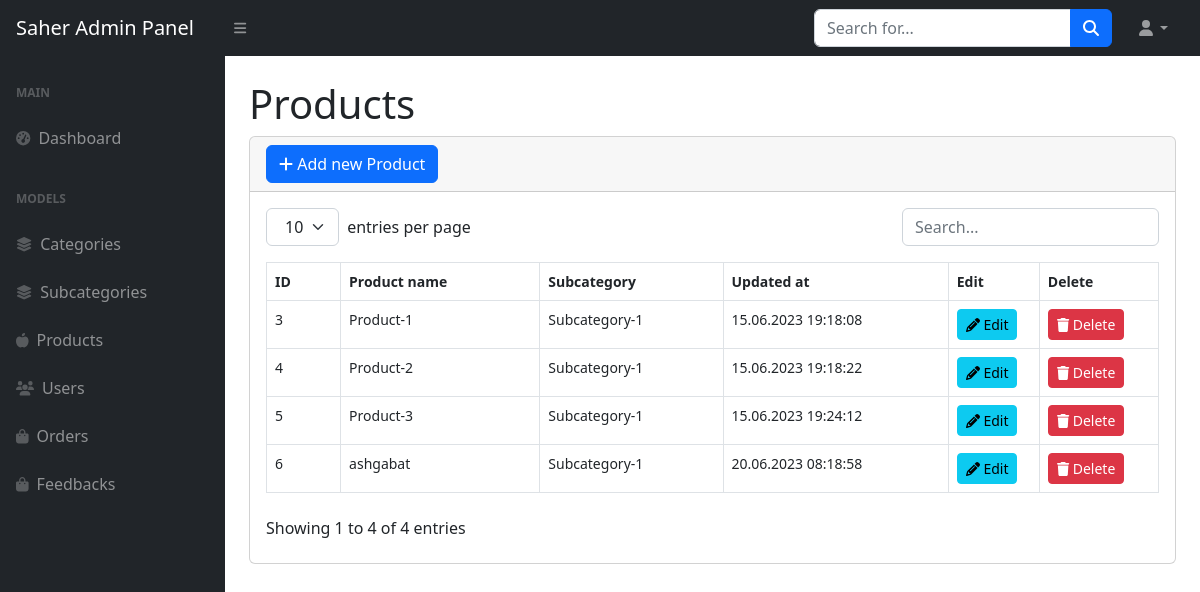
/adminpanel/products/ (signed in), run on the app's committed database.
### products/models.py (models this page shows, shortened)
class Product(models.Model):
    name = models.CharField(max_length=50)
    subcategory = models.ForeignKey(
        Subcategory, on_delete=models.CASCADE, related_name='products')
    image = models.ImageField(upload_to='products/')
    price_old = models.DecimalField(
        max_digits=8, decimal_places=2, blank=True, null=True)
    price_new = models.DecimalField(max_digits=8, decimal_places=2)
    desc = models.TextField()
    created_at = models.DateTimeField(auto_now_add=True)
    updated_at = models.DateTimeField(auto_now=True)

### subcategories/models.py (models this page shows)
class Subcategory(models.Model):
    name = models.CharField(max_length=50)
    category = models.ForeignKey(Category, on_delete=models.CASCADE, related_name='subcategories')
    icon = models.CharField(max_length=100, null=True, blank=True)
    created_at = models.DateTimeField(auto_now_add=True)
    updated_at = models.DateTimeField(auto_now=True)
    def __str__(self):
        return self.name

### adminpanel/views.py (the view)
# urls.py: path('products/', include('products.urls')),
@login_required(login_url='admin.login')
def products(request):
    products = Product.objects.all()
    context = {
        'products':products
    }
    return render(request, 'adminpanel/products.html', context)

### Saher_app/context_processors.py (called while the page is built)
def include_categories(request):
    categories = Category.objects.all()
    subcategories = Subcategory.objects.all()
    if request.user.is_authenticated:
        shopping_cart, created =  Cart.objects.get_or_create(user = request.user, status = False)
    else:
        shopping_cart = None
    return {
        'categories': categories,
        'subcategories': subcategories,
        'shopping_cart': shopping_cart,
    }

### adminpanel/templates/adminpanel/products.html (shortened to what this page needs)
{% extends 'adminpanel/main.html' %}
{% block main %}
<main>
    <div class="container-fluid px-4">
        <h1 class="mt-4">Products</h1>
        <div class="card mb-4">
            <div class="card-header">
                <a class="btn btn-primary" href="{% url 'product.add' %}" role="button"> <i class="fa fa-plus" aria-hidden="true"></i> Add new Product</a>
            </div>
            <div class="card-body">
                <table id="datatablesSimple">
                    <thead>
                        <tr>
                            <th>ID</th>
                            <th>Product name</th>
                            <th>Subcategory</th>
                            <th>Updated at</th>
                            <th>Edit</th>
                            <th>Delete</th>
                        </tr>
                    </thead>
                    <tbody>
                        {% for product in products %}
                        <tr>
                            <td>{{product.id}}</td>
                            <td>{{product.name}}</td>
                            <td>{{product.subcategory}}</td>
                            <td> {{product.updated_at|date:"d.m.Y H:i:s"}}</td>
                            <td>
                                <a href="{% url 'product.edit' product.id %}" class="btn btn-sm btn-info"> <i class="fa fa-pencil" aria-hidden="true"></i> Edit</a>
                            </td>
                            <td>
                                <a href="{% url 'product.delete' product.id %}" class="btn btn-sm btn-danger"><i class="fa fa-trash" aria-hidden="true"></i> Delete</a>
                            </td>
                        </tr>
                        {% endfor %}
                    </tbody>
                </table>
            </div>
        </div>
    </div>
</main>
{% endblock main %}

### data on the page
Product: id "3", name "Product-1", subcategory "Subcategory-1", updated_at "15.06.2023 19:18:08"
Product: id "4", name "Product-2", subcategory "Subcategory-1", updated_at "15.06.2023 19:18:22"
Product: id "5", name "Product-3", subcategory "Subcategory-1", updated_at "15.06.2023 19:24:12"
Product: id "6", name "ashgabat", subcategory "Subcategory-1", updated_at "20.06.2023 08:18:58"
